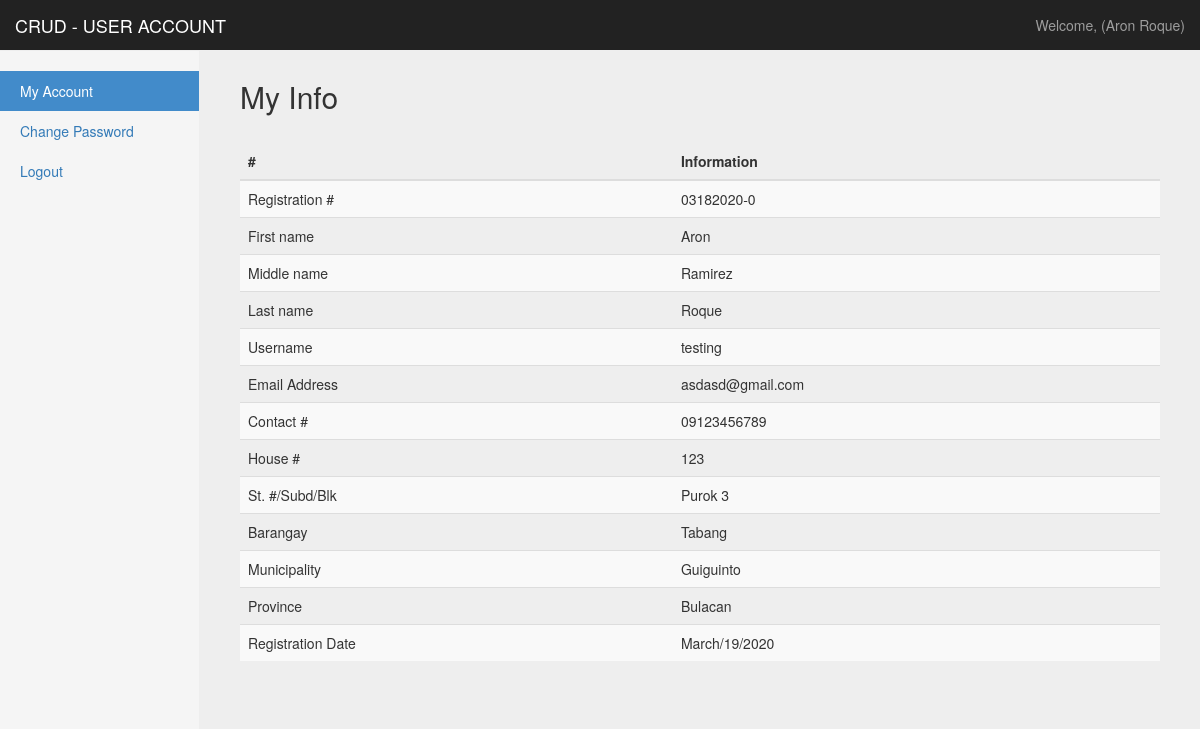
The page /user/index.php (signed in) on the database its author committed.
### tables this page shows
CREATE TABLE `users` (
  `userid` int(11) NOT NULL,
  `fname` varchar(255) NOT NULL,
  `midname` varchar(255) NOT NULL,
  `lname` varchar(255) NOT NULL,
  `user` varchar(255) NOT NULL,
  `pass` varchar(255) NOT NULL,
  `email` varchar(255) NOT NULL,
  `contact` varchar(255) NOT NULL,
  `hNO` varchar(255) NOT NULL,
  `stNO` varchar(255) NOT NULL,
  `brgy` varchar(255) NOT NULL,
  `municipality` varchar(255) NOT NULL,
  `province` varchar(255) NOT NULL,
  `regDate` varchar(255) NOT NULL,
  `regNo` varchar(255) NOT NULL
);

### user/index.php (the view)
<?php
include('header.php');
?>
      <div class="col-sm-9 col-sm-offset-3 col-md-10 col-md-offset-2 main">
        <br />
        <h2 class="page-header">My Info</h2>
        <div class="table-responsive">
          <table class="table table-striped">
            <thead>
              <tr>
                <th>#</th>
                <th>Information</th>
              </tr>
            </thead>
            <tbody>
              <?php
              $sql = "SELECT * FROM users WHERE userid='$_SESSION[id_user]'";
              $result = $conn->query($sql);
              if ($result->num_rows > 0) {
                while ($row = $result->fetch_assoc()) {
              ?>
                  <tr>
                    <td>Registration #</td>
                    <td><?php echo $row['regNo']; ?></td>
                  </tr>
                  <tr>
                    <td>First name</td>
                    <td data-toggle="tooltip" data-placement="top" title="Click to Edit" contenteditable="true" class="edit" id="fname_<?php echo $row['userid']; ?>"><?php echo $row['fname']; ?></td>
                  </tr>
                  <tr>
                    <td>Middle name</td>
                    <td data-toggle="tooltip" data-placement="top" title="Click to Edit" contenteditable="true" class="edit" id="midname_<?php echo $row['userid']; ?>"><?php echo $row['midname']; ?></td>
                  </tr>
                  <tr>
                    <td>Last name</td>
                    <td data-toggle="tooltip" data-placement="top" title="Click to Edit" contenteditable="true" class="edit" id="lname_<?php echo $row['userid']; ?>"><?php echo $row['lname']; ?></td>
                  </tr>
                  <tr>
                    <td>Username</td>
                    <td data-toggle="tooltip" data-placement="top" title="Click to Edit" contenteditable="true" class="edit" id="user_<?php echo $row['userid']; ?>"><?php echo $row['user']; ?></td>
                  </tr>
                  <tr>
                    <td>Email Address</td>
                    <td data-toggle="tooltip" data-placement="top" title="Click to Edit" contenteditable="true" class="edit" id="email_<?php echo $row['userid']; ?>"><?php echo $row['email']; ?></td>
                  </tr>
                  <tr>
                    <td>Contact #</td>
                    <td data-toggle="tooltip" data-placement="top" title="Click to Edit" contenteditable="true" class="edit" id="contact_<?php echo $row['userid']; ?>"><?php echo $row['contact']; ?></td>
                  </tr>
                  <tr>
                    <td>House #</td>
                    <td data-toggle="tooltip" data-placement="top" title="Click to Edit" contenteditable="true" class="edit" id="hNO_<?php echo $row['userid']; ?>"><?php echo $row['hNO']; ?></td>
                  </tr>
                  <tr>
                    <td>St. #/Subd/Blk</td>
                    <td data-toggle="tooltip" data-placement="top" title="Click to Edit" contenteditable="true" class="edit" id="stNO_<?php echo $row['userid']; ?>"><?php echo $row['stNO']; ?></td>
                  </tr>
                  <tr>
                    <td>Barangay</td>
                    <td data-toggle="tooltip" data-placement="top" title="Click to Edit" contenteditable="true" class="edit" id="brgy_<?php echo $row['userid']; ?>"><?php echo $row['brgy']; ?></td>
                  </tr>
                  <tr>
                    <td>Municipality</td>
                    <td data-toggle="tooltip" data-placement="top" title="Click to Edit" contenteditable="true" class="edit" id="municipality_<?php echo $row['userid']; ?>"><?php echo $row['municipality']; ?></td>
                  </tr>
                  <tr>
                    <td>Province</td>
                    <td data-toggle="tooltip" data-placement="top" title="Click to Edit" contenteditable="true" class="edit" id="province_<?php echo $row['userid']; ?>"><?php echo $row['province']; ?></td>
                  </tr>
                  <tr>
                    <td>Registration Date</td>
                    <td><?php echo date("F/d/Y", strtotime($row['regDate'])); ?></td>
                  </tr>
              <?php
                }
              }
              ?>
            </tbody>
          </table>
        </div>
      </div>
    </div>
  </div>
  <?php
  include('footer.php');
  ?>

### user/header.php (shortened to what this page needs)
<!DOCTYPE html>
<html lang="en">
<head>
    <link href="../dist/css/bootstrap.min.css" rel="stylesheet">
    <link href="../dist/css/dashboard.css" rel="stylesheet">
    <link href="../dist/css/signin.css" rel="stylesheet">
</head>
<body>
    <nav class="navbar navbar-inverse navbar-fixed-top">
        <div class="container-fluid">
            <div class="navbar-header">
                <a class="navbar-brand" href="#">CRUD - USER ACCOUNT</a>
            </div>
            <div id="navbar" class="navbar-collapse collapse">
                <ul class="nav navbar-nav navbar-right">
                    <li><a href="">Welcome, (<?php echo $_SESSION['name']; ?>)</a></li>
                </ul>
            </div>
        </div>
    </nav>
    <div class="container-fluid">
        <div class="row">
            <div class="col-sm-3 col-md-2 sidebar">
                <ul class="nav nav-sidebar">
                    <li class="active"><a href="index.php">My Account</a></li>
                    <li><a href="pass.php">Change Password</a></li>
                    <li><a href="../logout.php">Logout</a></li>
                </ul>
            </div>

### user/footer.php (shortened to what this page needs)
</body>
</html>

### rows shown on the page
users: regNo "03182020-0", fname "Aron", midname "Ramirez", lname "Roque", user "testing", email "asdasd@gmail.com", contact "09123456789", hNO "123", stNO "Purok 3", brgy "Tabang", municipality "Guiguinto", province "Bulacan", regDate "March/19/2020"

### other values the page prints
$_SESSION['name'] "Aron Roque"
